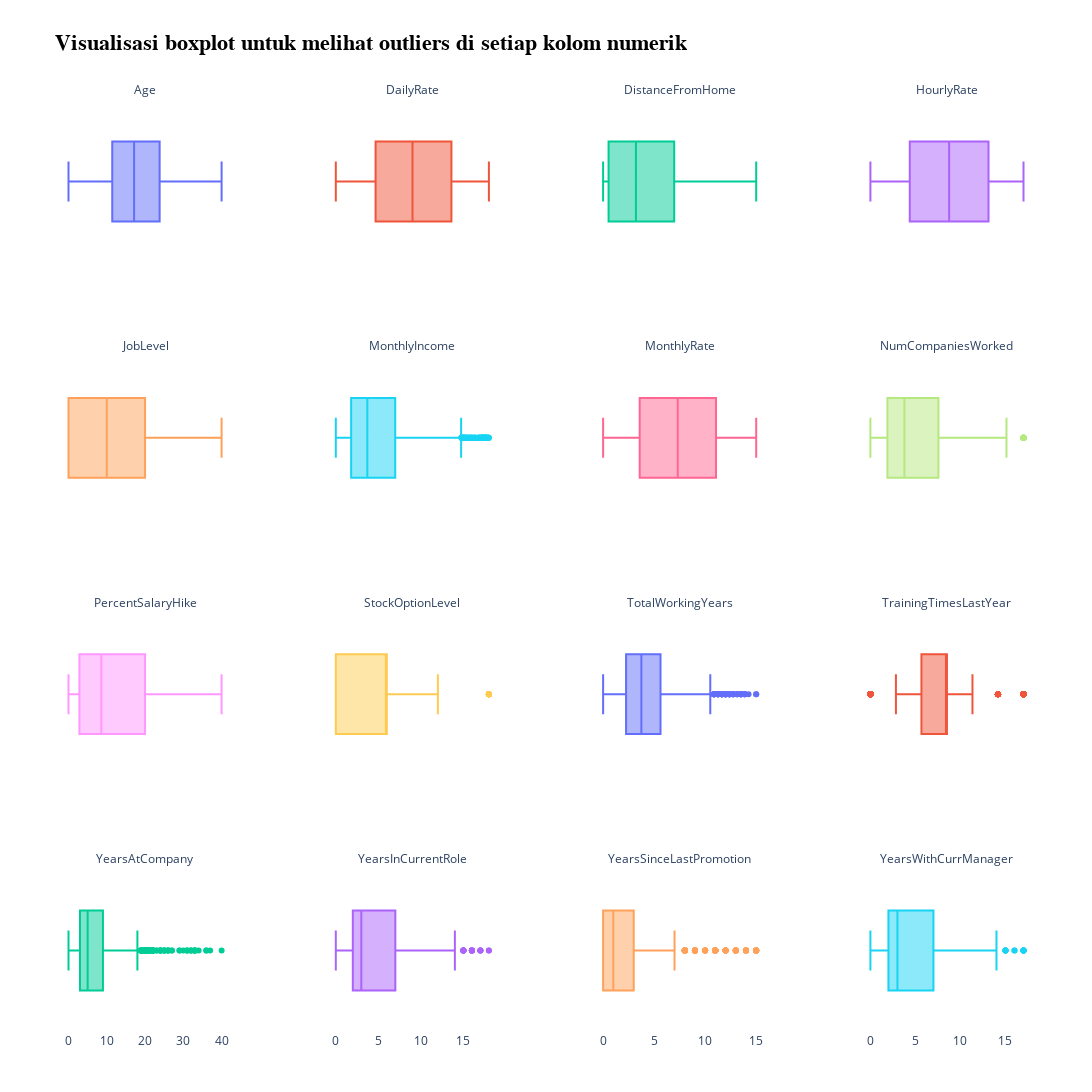

Here is the notebook cell this chart was saved with:
### Code cell
# Menentukan kolom numerik yang akan divisualisasikan
numeric_columns = df_copy.drop(columns=['EmployeeId', 'Attrition']).select_dtypes(include='number').columns

# Menghitung jumlah baris dan kolom untuk grid
n_cols = 4
n_rows = (len(numeric_columns) + n_cols - 1) // n_cols

# Buat subplots dengan subplot_titles untuk dataset
fig = make_subplots(
    rows=n_rows,
    cols=n_cols,
    subplot_titles=[col for col in numeric_columns],
    shared_yaxes=False,
    horizontal_spacing=0.1,
    vertical_spacing=0.1
)

# Tambah boxplot untuk dataset
for idx, column in enumerate(numeric_columns):
    row = (idx // n_cols) + 1
    col = (idx % n_cols) + 1
    fig.add_trace(
        go.Box(
            x=df_copy[column],
            name='',
            boxmean=False,
            orientation='h'
        ),
        row=row,
        col=col
    )

    # Hilangkan label pada sumbu y
    fig.update_yaxes(showticklabels=False, row=row, col=col)

    if row < n_rows:
        fig.update_xaxes(showticklabels=False, row=row, col=col)

fig.update_layout(
    height=300 * n_rows,
    width=1400,
    showlegend=False,
    title_text='<b>Visualisasi boxplot untuk melihat outliers di setiap kolom numerik</b>',
    title_font=dict(size=22, family='Arial', color='black'),
    margin=dict(l=60, r=60, t=100, b=60),
    paper_bgcolor="white",
    plot_bgcolor="white"
)

for annotation in fig['layout']['annotations']:
    annotation['font'] = dict(size=12)

fig.show()

### Figure 1 — Plotly figure (JSON) as saved in the notebook; plotly's stock layout.template omitted (floating-point values rounded to 4 significant figures; data arrays with more than 128 entries replaced by an {"elided": "..."} marker saying what was removed)
{"data": [{"boxmean": false, "name": "", "orientation": "h", "type": "box", "x": {"elided": "1470 int values"}, "xaxis": "x", "yaxis": "y"}, {"boxmean": false, "name": "", "orientation": "h", "type": "box", "x": {"elided": "1470 int values"}, "xaxis": "x2", "yaxis": "y2"}, {"boxmean": false, "name": "", "orientation": "h", "type": "box", "x": {"elided": "1470 int values"}, "xaxis": "x3", "yaxis": "y3"}, {"boxmean": false, "name": "", "orientation": "h", "type": "box", "x": {"elided": "1470 int values"}, "xaxis": "x4", "yaxis": "y4"}, {"boxmean": false, "name": "", "orientation": "h", "type": "box", "x": {"elided": "1470 int values"}, "xaxis": "x5", "yaxis": "y5"}, {"boxmean": false, "name": "", "orientation": "h", "type": "box", "x": {"elided": "1470 int values"}, "xaxis": "x6", "yaxis": "y6"}, {"boxmean": false, "name": "", "orientation": "h", "type": "box", "x": {"elided": "1470 int values"}, "xaxis": "x7", "yaxis": "y7"}, {"boxmean": false, "name": "", "orientation": "h", "type": "box", "x": {"elided": "1470 int values"}, "xaxis": "x8", "yaxis": "y8"}, {"boxmean": false, "name": "", "orientation": "h", "type": "box", "x": {"elided": "1470 int values"}, "xaxis": "x9", "yaxis": "y9"}, {"boxmean": false, "name": "", "orientation": "h", "type": "box", "x": {"elided": "1470 int values"}, "xaxis": "x10", "yaxis": "y10"}, {"boxmean": false, "name": "", "orientation": "h", "type": "box", "x": {"elided": "1470 int values"}, "xaxis": "x11", "yaxis": "y11"}, {"boxmean": false, "name": "", "orientation": "h", "type": "box", "x": {"elided": "1470 int values"}, "xaxis": "x12", "yaxis": "y12"}, {"boxmean": false, "name": "", "orientation": "h", "type": "box", "x": {"elided": "1470 int values"}, "xaxis": "x13", "yaxis": "y13"}, {"boxmean": false, "name": "", "orientation": "h", "type": "box", "x": {"elided": "1470 int values"}, "xaxis": "x14", "yaxis": "y14"}, {"boxmean": false, "name": "", "orientation": "h", "type": "box", "x": {"elided": "1470 int values"}, "xaxis": "x15", "yaxis": "y15"}, {"boxmean": false, "name": "", "orientation": "h", "type": "box", "x": {"elided": "1470 int values"}, "xaxis": "x16", "yaxis": "y16"}], "layout": {"annotations": [{"font": {"size": 12}, "showarrow": false, "text": "Age", "x": 0.0875, "xanchor": "center", "xref": "paper", "y": 1, "yanchor": "bottom", "yref": "paper"}, {"font": {"size": 12}, "showarrow": false, "text": "DailyRate", "x": 0.3625, "xanchor": "center", "xref": "paper", "y": 1, "yanchor": "bottom", "yref": "paper"}, {"font": {"size": 12}, "showarrow": false, "text": "DistanceFromHome", "x": 0.6375, "xanchor": "center", "xref": "paper", "y": 1, "yanchor": "bottom", "yref": "paper"}, {"font": {"size": 12}, "showarrow": false, "text": "HourlyRate", "x": 0.9125, "xanchor": "center", "xref": "paper", "y": 1, "yanchor": "bottom", "yref": "paper"}, {"font": {"size": 12}, "showarrow": false, "text": "JobLevel", "x": 0.0875, "xanchor": "center", "xref": "paper", "y": 0.725, "yanchor": "bottom", "yref": "paper"}, {"font": {"size": 12}, "showarrow": false, "text": "MonthlyIncome", "x": 0.3625, "xanchor": "center", "xref": "paper", "y": 0.725, "yanchor": "bottom", "yref": "paper"}, {"font": {"size": 12}, "showarrow": false, "text": "MonthlyRate", "x": 0.6375, "xanchor": "center", "xref": "paper", "y": 0.725, "yanchor": "bottom", "yref": "paper"}, {"font": {"size": 12}, "showarrow": false, "text": "NumCompaniesWorked", "x": 0.9125, "xanchor": "center", "xref": "paper", "y": 0.725, "yanchor": "bottom", "yref": "paper"}, {"font": {"size": 12}, "showarrow": false, "text": "PercentSalaryHike", "x": 0.0875, "xanchor": "center", "xref": "paper", "y": 0.45, "yanchor": "bottom", "yref": "paper"}, {"font": {"size": 12}, "showarrow": false, "text": "StockOptionLevel", "x": 0.3625, "xanchor": "center", "xref": "paper", "y": 0.45, "yanchor": "bottom", "yref": "paper"}, {"font": {"size": 12}, "showarrow": false, "text": "TotalWorkingYears", "x": 0.6375, "xanchor": "center", "xref": "paper", "y": 0.45, "yanchor": "bottom", "yref": "paper"}, {"font": {"size": 12}, "showarrow": false, "text": "TrainingTimesLastYear", "x": 0.9125, "xanchor": "center", "xref": "paper", "y": 0.45, "yanchor": "bottom", "yref": "paper"}, {"font": {"size": 12}, "showarrow": false, "text": "YearsAtCompany", "x": 0.0875, "xanchor": "center", "xref": "paper", "y": 0.175, "yanchor": "bottom", "yref": "paper"}, {"font": {"size": 12}, "showarrow": false, "text": "YearsInCurrentRole", "x": 0.3625, "xanchor": "center", "xref": "paper", "y": 0.175, "yanchor": "bottom", "yref": "paper"}, {"font": {"size": 12}, "showarrow": false, "text": "YearsSinceLastPromotion", "x": 0.6375, "xanchor": "center", "xref": "paper", "y": 0.175, "yanchor": "bottom", "yref": "paper"}, {"font": {"size": 12}, "showarrow": false, "text": "YearsWithCurrManager", "x": 0.9125, "xanchor": "center", "xref": "paper", "y": 0.175, "yanchor": "bottom", "yref": "paper"}], "height": 1200, "margin": {"b": 60, "l": 60, "r": 60, "t": 100}, "paper_bgcolor": "white", "plot_bgcolor": "white", "showlegend": false, "title": {"font": {"color": "black", "family": "Arial", "size": 22}, "text": "<b>Visualisasi boxplot untuk melihat outliers di setiap kolom numerik</b>"}, "width": 1400, "xaxis": {"anchor": "y", "domain": [0, 0.175], "showticklabels": false}, "xaxis10": {"anchor": "y10", "domain": [0.275, 0.45], "showticklabels": false}, "xaxis11": {"anchor": "y11", "domain": [0.55, 0.725], "showticklabels": false}, "xaxis12": {"anchor": "y12", "domain": [0.825, 1], "showticklabels": false}, "xaxis13": {"anchor": "y13", "domain": [0, 0.175]}, "xaxis14": {"anchor": "y14", "domain": [0.275, 0.45]}, "xaxis15": {"anchor": "y15", "domain": [0.55, 0.725]}, "xaxis16": {"anchor": "y16", "domain": [0.825, 1]}, "xaxis2": {"anchor": "y2", "domain": [0.275, 0.45], "showticklabels": false}, "xaxis3": {"anchor": "y3", "domain": [0.55, 0.725], "showticklabels": false}, "xaxis4": {"anchor": "y4", "domain": [0.825, 1], "showticklabels": false}, "xaxis5": {"anchor": "y5", "domain": [0, 0.175], "showticklabels": false}, "xaxis6": {"anchor": "y6", "domain": [0.275, 0.45], "showticklabels": false}, "xaxis7": {"anchor": "y7", "domain": [0.55, 0.725], "showticklabels": false}, "xaxis8": {"anchor": "y8", "domain": [0.825, 1], "showticklabels": false}, "xaxis9": {"anchor": "y9", "domain": [0, 0.175], "showticklabels": false}, "yaxis": {"anchor": "x", "domain": [0.825, 1], "showticklabels": false}, "yaxis10": {"anchor": "x10", "domain": [0.275, 0.45], "showticklabels": false}, "yaxis11": {"anchor": "x11", "domain": [0.275, 0.45], "showticklabels": false}, "yaxis12": {"anchor": "x12", "domain": [0.275, 0.45], "showticklabels": false}, "yaxis13": {"anchor": "x13", "domain": [0, 0.175], "showticklabels": false}, "yaxis14": {"anchor": "x14", "domain": [0, 0.175], "showticklabels": false}, "yaxis15": {"anchor": "x15", "domain": [0, 0.175], "showticklabels": false}, "yaxis16": {"anchor": "x16", "domain": [0, 0.175], "showticklabels": false}, "yaxis2": {"anchor": "x2", "domain": [0.825, 1], "showticklabels": false}, "yaxis3": {"anchor": "x3", "domain": [0.825, 1], "showticklabels": false}, "yaxis4": {"anchor": "x4", "domain": [0.825, 1], "showticklabels": false}, "yaxis5": {"anchor": "x5", "domain": [0.55, 0.725], "showticklabels": false}, "yaxis6": {"anchor": "x6", "domain": [0.55, 0.725], "showticklabels": false}, "yaxis7": {"anchor": "x7", "domain": [0.55, 0.725], "showticklabels": false}, "yaxis8": {"anchor": "x8", "domain": [0.55, 0.725], "showticklabels": false}, "yaxis9": {"anchor": "x9", "domain": [0.275, 0.45], "showticklabels": false}}}
